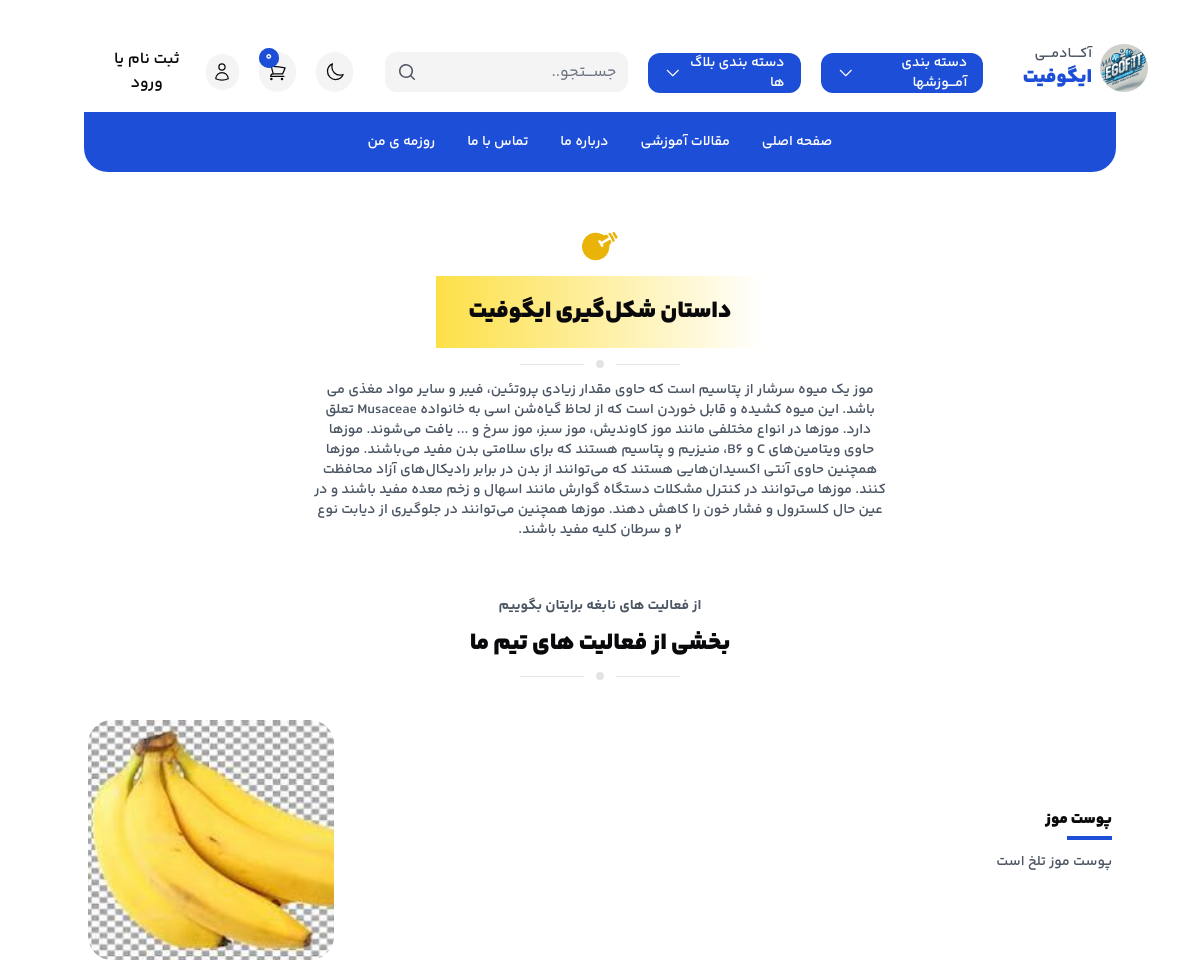
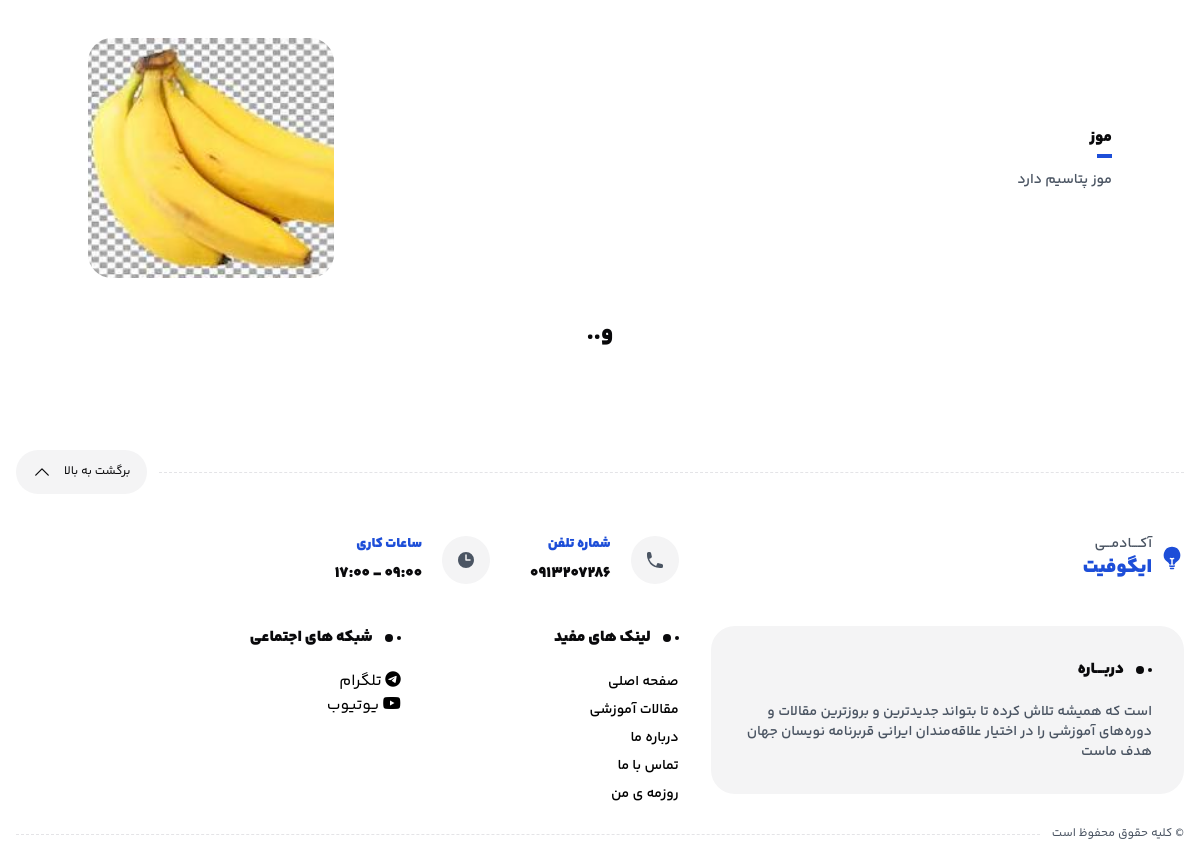
The page /about_us on the database its author committed (2 pictures, top to bottom).
### home/models.py (models this page shows, shortened)
class AboutPage(models.Model):
    title = models.CharField(max_length=255)
    description = models.TextField()
    image = models.ImageField(upload_to='about_images')

class Activity(models.Model):
    title = models.CharField(max_length=255)
    description = models.TextField()
    image = models.ImageField(upload_to='activity_images')

class Community(models.Model):
    title = models.CharField(max_length=255)
    description = models.TextField()
    image = models.ImageField(upload_to='community_images')

class Footer(models.Model):
    about_us = models.TextField(verbose_name='درباره ما')
    phone_number = models.CharField(max_length=20, verbose_name='شماره تلفن', blank=True, null=True)
    working_hours = models.CharField(max_length=50, verbose_name='ساعات کاری',blank=True, null=True)
    address = models.TextField(verbose_name='آدرس', blank=True)
    email = models.EmailField(verbose_name='ایمیل', blank=True)
    copyright_year = models.IntegerField(verbose_name=  'سال کپی رایت',blank=True, null=True)
    show_social_media = models.BooleanField(verbose_name='نمایش شبکه های اجتماعی', default=True,blank=True, null=True)
    social_media = models.JSONField(verbose_name='شبکه های اجتماعی', blank=True, null=True)
    class Meta:
        verbose_name = 'فوتر'
        verbose_name_plural = 'فوتر'

### home/views.py (the view)
# urls.py: path('about_us', views.AboutView.as_view(), name="about_us"),
class AboutView(TemplateView):
    template_name = 'home/about-us.html'
    def get_context_data(self, **kwargs):
        context = super(AboutView, self).get_context_data()
        context['about_page'] = AboutPage.objects.first()
        context['activities'] = Activity.objects.all()
        context['communities'] = Community.objects.all()
        return context

### home/templates/home/about-us.html (shortened to what this page needs)
{% load static %}
{% include 'includes/header_reference.html' %}
<body>
<div class="flex flex-col min-h-screen bg-background">
    {% include 'includes/header.html' %}
    <main class="flex-auto py-5">
        <div class="max-w-7xl space-y-14 px-4 mx-auto">
            <div class="max-w-xl space-y-5 mx-auto">
                <div class="flex flex-col items-center justify-center space-y-3">
                    <div class="flex flex-col items-center justify-center space-y-3">
                        <h2
                                class="font-black text-2xl text-center text-foreground bg-gradient-to-l from-transparent to-yellow-300 dark:to-yellow-800 py-5 px-8">
                            داستان شکل‌گیری ایگوفیت</h2>
                        <div class="flex items-center gap-3 w-40">
                            <span class="block flex-grow h-px bg-border"></span>
                            <span class="w-2 h-2 bg-border rounded-full"></span>
                            <span class="block flex-grow h-px bg-border"></span>
                        </div>
                    </div>
                    <p class="font-semibold text-sm text-center text-muted">{{ about_page.description }}</p>
                </div>
            </div>
            <div class="max-w-5xl space-y-10 mx-auto">
                <div class="flex flex-col items-center justify-center space-y-3">
                    <p class="font-bold text-sm text-muted">از فعالیت های نابغه برایتان بگوییم</p>
                    <h2 class="font-black text-2xl text-foreground">بخشی از فعالیت های تیم ما</h2>
                    <div class="flex items-center gap-3 w-40">
                        <span class="block flex-grow h-px bg-border"></span>
                        <span class="w-2 h-2 bg-border rounded-full"></span>
                        <span class="block flex-grow h-px bg-border"></span>
                    </div>
                </div>
                {% for activity in activities %}
                    <div class="flex md:flex-nowrap flex-wrap items-center gap-10">
                        <div class="md:w-9/12 w-full text-justify space-y-5">
                            <div class="inline-block font-black text-base text-foreground relative before:content-[''] before:absolute before:right-0 before:-bottom-2 before:w-2/3 before:h-1 before:bg-primary">
                                {{ activity.title }}
                            </div>
                            <div class="font-semibold text-sm text-muted space-y-3">
                                {{ activity.description }}
                            </div>
                        </div>
                        <div class="md:w-3/12 w-full">
                            <div class="w-full md:h-60 h-96 rounded-3xl overflow-hidden">
                                <img src="{{ activity.image.url }}" class="w-full h-full object-cover" alt="...">
                            </div>
                        </div>
                    </div>
                {% endfor %}
                {% for community in communities %}
                    <div class="flex md:flex-nowrap flex-wrap items-center gap-10">
                        <div class="md:w-9/12 w-full text-justify space-y-5">
                            <div class="inline-block font-black text-base text-foreground relative before:content-[''] before:absolute before:right-0 before:-bottom-2 before:w-2/3 before:h-1 before:bg-primary">
                                {{ community.title }}
                            </div>
                            <div class="font-semibold text-sm text-muted space-y-3">
                                {{ community.description }}
                            </div>
                        </div>
                        <div class="md:w-3/12 w-full">
                            <div class="w-full md:h-60 h-96 rounded-3xl overflow-hidden">
                                <img src="{{ community.image.url }}" class="w-full h-full object-cover" alt="...">
                            </div>
                        </div>
                    </div>
                {% endfor %}
                <div class="flex flex-col items-center justify-center space-y-3">
                    <h2 class="font-black text-2xl text-foreground">و..</h2>
                </div>
            </div>
        </div>
    </main>
    {% include "includes/footer.html" %}
</div>
</body>
</html>

### templates/includes/footer.html (shortened to what this page needs)
{% load static %}
<link rel="stylesheet" href="https://cdnjs.cloudflare.com/ajax/libs/font-awesome/6.0.0-beta3/css/all.min.css">
<footer class="pt-20">
    <div class="max-w-7xl px-4 mx-auto">
        <div class="flex items-center gap-3">
            <div class="flex-grow border-t border-border border-dashed"></div>
            <button type="button"
                    class="flex-shrink-0 h-11 inline-flex items-center gap-3 bg-secondary rounded-full text-foreground transition-colors hover:text-primary px-4"
                    id="scrollToTopBtn">
                <span class="text-xs">برگشت به بالا</span>
                <svg xmlns="http://www.w3.org/2000/svg" fill="none" viewBox="0 0 24 24" stroke-width="1.5"
                     stroke="currentColor" class="w-5 h-5">
                    <path stroke-linecap="round" stroke-linejoin="round" d="m4.5 15.75 7.5-7.5 7.5 7.5"/>
                </svg>
            </button>
        </div>
        <div class="flex lg:flex-nowrap flex-wrap gap-8 py-10">
            <div class="md:w-5/12 w-full">
                <a href="{% url 'home:home' %}" class="inline-flex items-center gap-2 text-primary">
                    <span class="flex flex-col items-start">
                                <span class="font-semibold text-sm text-muted">آکــــادمـــی</span>
                                <span class="font-black text-xl">ایگوفیت</span>
                            </span>
                </a>
            </div>
            <div class="md:w-7/12 w-full">
                <div class="flex flex-wrap items-center gap-10">
                    <div class="flex items-center gap-5">
                                <span
                                        class="flex items-center justify-center w-12 h-12 bg-secondary rounded-full text-muted">
                                </span>
                        <div class="flex flex-col font-black space-y-2">
                            <span class="text-sm text-primary">شماره تلفن</span>
                            <span class="text-foreground">{{ footer.phone_number }}</span>
                        </div>
                    </div>
                    <div class="flex items-center gap-5">
                                <span
                                        class="flex items-center justify-center w-12 h-12 bg-secondary rounded-full text-muted">
                                    <svg xmlns="http://www.w3.org/2000/svg" viewBox="0 0 20 20" fill="currentColor"
                                         class="w-5 h-5">
                                        <path fill-rule="evenodd"
                                              d="M10 18a8 8 0 1 0 0-16 8 8 0 0 0 0 16Zm.75-13a.75.75 0 0 0-1.5 0v5c0 .414.336.75.75.75h4a.75.75 0 0 0 0-1.5h-3.25V5Z"
                                              clip-rule="evenodd"></path>
                                    </svg>
                                </span>
                        <div class="flex flex-col font-black space-y-2">
                            <span class="text-sm text-primary">ساعات کاری</span>
                            <span class="text-foreground">{{ footer.working_hours }}</span>
                        </div>
                    </div>
                </div>
            </div>
        </div>
        <div class="flex md:flex-nowrap flex-wrap gap-8">
            <div class="md:w-5/12 w-full">
                <div class="bg-secondary rounded-3xl space-y-5 p-8">
                    <div class="flex items-center gap-3">
                        <div class="flex items-center gap-1">
                            <div class="w-1 h-1 bg-foreground rounded-full"></div>
                            <div class="w-2 h-2 bg-foreground rounded-full"></div>
                        </div>
                        <div class="font-black text-foreground">دربــــاره</div>
                    </div>
                    <p class="font-semibold text-sm text-muted">
                        {{ footer.about_us }}
                    </p>
                </div>
            </div>
            <div class="md:w-7/12 w-full">
                <div class="grid sm:grid-cols-5 gap-8">
                    <div class="sm:col-span-2 space-y-5">
                        <div class="flex items-center gap-3">
                            <div class="flex items-center gap-1">
                                <div class="w-1 h-1 bg-foreground rounded-full"></div>
                                <div class="w-2 h-2 bg-foreground rounded-full"></div>
                            </div>
                            <div class="font-black text-foreground">لینک های مفید</div>
                        </div>
                        <ul class="flex flex-col space-y-1">
                            <li>
                                <a href="{% url 'home:home' %}"
                                <span class="font-semibold text-sm">صفحه اصلی</span>
                                </a>
                            </li>
                            <li>
                                <a href="{% url 'home:blog' %}"
                                <span class="font-semibold text-sm">مقالات آموزشی</span>
                                </a>
                            </li>
                            <li>
                                <a href="{% url 'home:about_us' %}"
                                <span class="font-semibold text-sm">درباره ما</span>
                                </a>
                            </li>
                            <li>
                                <a href="{% url 'home:contact_us' %}"
                                <span class="font-semibold text-sm">تماس با ما</span>
                                </a>
                            </li>
                            <li>
                                <a href="#"
                                <span class="font-semibold text-sm">روزمه ی من</span>
                                </a>
                            </li>
                    </div>
                    <div class="sm:col-span-3 space-y-5">
                        <div class="space-y-5">
                            <div class="flex items-center gap-3">
                                <div class="flex items-center gap-1">
                                    <div class="w-1 h-1 bg-foreground rounded-full"></div>
                                    <div class="w-2 h-2 bg-foreground rounded-full"></div>
                                </div>
                                <div class="font-black text-foreground">شبکه های اجتماعی</div>
                            </div>
                            <ul class="flex flex-wrap items-center gap-5">
                                {% for link in social_links %}
                                    <li>
                                        <a href="{{ link.url }}"
                                           class="flex items-center justify-center w-12 h-12 bg-secondary rounded-full text-foreground transition-colors hover:text-primary">
                                            <div class="icon-container">
                                                {% if link.icon %}
                                                    {{ link.icon|safe }}
                                                {% else %}
                                                    <span>Icon not available</span>
                                                {% endif %}
                                            </div>
                                        </a>
                                    </li>
                                {% empty %}
                                    <li>
                                        {% if footer.social_media %}
                                            {% if footer.social_media.telegram %}
                                                <a href="{{ footer.social_media.telegram }}" target="_blank">
                                                <i class="fab fa-telegram social-media-icon"></i> تلگرام
                                                <br>
                                                <a href="{{ footer.social_media.youtube }}" target="_blank">
                                                    <i class="fab fa-youtube social-media-icon"></i> یوتیوب
                                                </a>
                                            {% endif %}
                                        {% endif %}
                                    </li>
                                {% endfor %}
                            </ul>
                        </div>
                    </div>
                </div>
            </div>
        </div>
        <div class="flex items-center gap-3 py-5">
            <p class="text-xs text-muted">&#169; کليه حقوق محفوظ است</p>
            <div class="flex-grow border-t border-border border-dashed"></div>
        </div>
    </div>
</footer>

### rows shown on the page
AboutPage: description "موز یک میوه سرشار از پتاسیم است که حاوی مقدار زیادی پروتئین، فیبر و سایر مواد مغذی می باشد. این میوه کشیده و قابل خوردن است که از لحاظ گیاه‌شن اسی به خانواده Musaceae تعلق دارد. موزها در انواع مختلفی مانند موز کاوندیش، موز سبز، موز سرخ و ... یافت می‌شوند. موزها حاوی ویتامین‌های C و B6، منیزیم و پتاسیم هستند که برای سلامتی بدن مفید می‌باشند. موزها همچنین حاوی آنتی اکسیدان‌هایی هستند که می‌توانند از بدن در برابر رادیکال‌های آزاد محافظت کنند. موزها می‌توانند در کنترل مشکلات دستگاه گوارش مانند اسهال و زخم معده مفید باشند و در عین حال کلسترول و فشار خون را کاهش دهند. موزها همچنین می‌توانند در جلوگیری از دیابت نوع 2 و سرطان کلیه مفید باشند."
Activity: title "پوست موز", description "پوست موز تلخ است", image (picture)
Community: title "موز", description "موز پتاسیم دارد", image (picture)
Footer: phone_number "0913207286", working_hours "۰۹:۰۰ - ۱۷:۰۰", about_us "است که همیشه تلاش کرده تا بتواند جدیدترین و بروزترین مقالات و دوره‌های آموزشی را در اختیار علاقه‌مندان ایرانی قربرنامه نویسان جهان هدف ماست"
